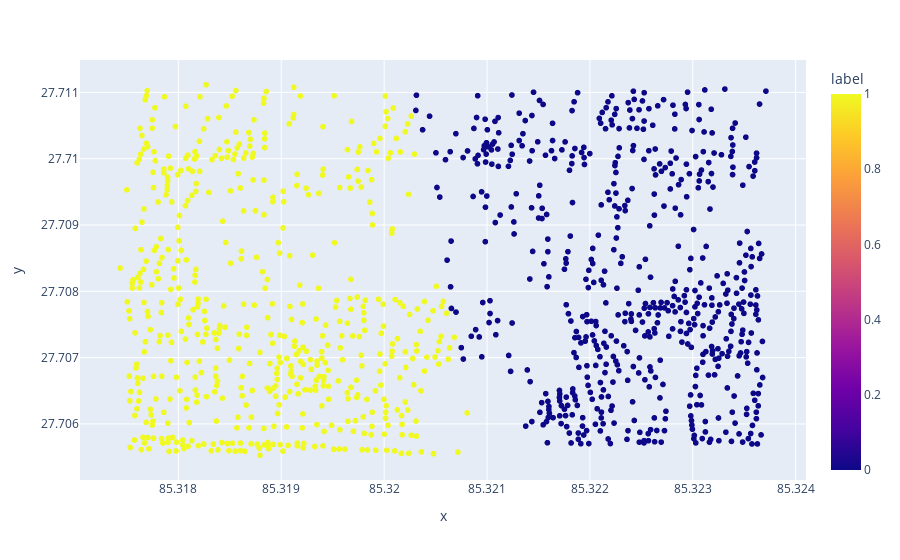

The notebook cell this image was saved under:
### Markdown cell above
<a name="dist_trans"></a>
### 2. Using clustering algorithms to create distribution transformers to serve loads
Next step is to use clustering algorithm to figure out best location for positioning distribution transformers. Kmeans clustering is one way of doing this. Let's say we want to have 20 disribution transformers for this feeder.

### Code cell
from shift.clustering import KmeansClustering
import numpy as np

x_array = np.array([[load.longitude, load.latitude] 
                    for load in loads])
# Try to use kW, along with location information for clustering 
cluster_ = KmeansClustering(2)
clusters = cluster_.get_clusters(x_array)
#print(f'Optimal number of clusters: {cluster_.optimal_clusters}')
#cluster_.plot_scores()
cluster_.plot_clusters()

### Figure 1 — Plotly figure (JSON) as saved in the notebook; plotly's stock layout.template omitted (floating-point values rounded to 4 significant figures; data arrays with more than 128 entries replaced by an {"elided": "..."} marker saying what was removed)
{"data": [{"hovertemplate": "x=%{x}<br>y=%{y}<br>label=%{marker.color}<extra></extra>", "legendgroup": "", "marker": {"color": {"elided": "1116 int values"}, "coloraxis": "coloraxis", "symbol": "circle"}, "mode": "markers", "name": "", "showlegend": false, "type": "scattergl", "x": {"elided": "1116 float values"}, "xaxis": "x", "y": {"elided": "1116 float values"}, "yaxis": "y"}], "layout": {"coloraxis": {"colorbar": {"title": {"text": "label"}}, "colorscale": [[0, "#0d0887"], [0.1111, "#46039f"], [0.2222, "#7201a8"], [0.3333, "#9c179e"], [0.4444, "#bd3786"], [0.5556, "#d8576b"], [0.6667, "#ed7953"], [0.7778, "#fb9f3a"], [0.8889, "#fdca26"], [1, "#f0f921"]]}, "legend": {"tracegroupgap": 0}, "margin": {"t": 60}, "xaxis": {"anchor": "y", "domain": [0, 1], "title": {"text": "x"}}, "yaxis": {"anchor": "x", "domain": [0, 1], "title": {"text": "y"}}}}
